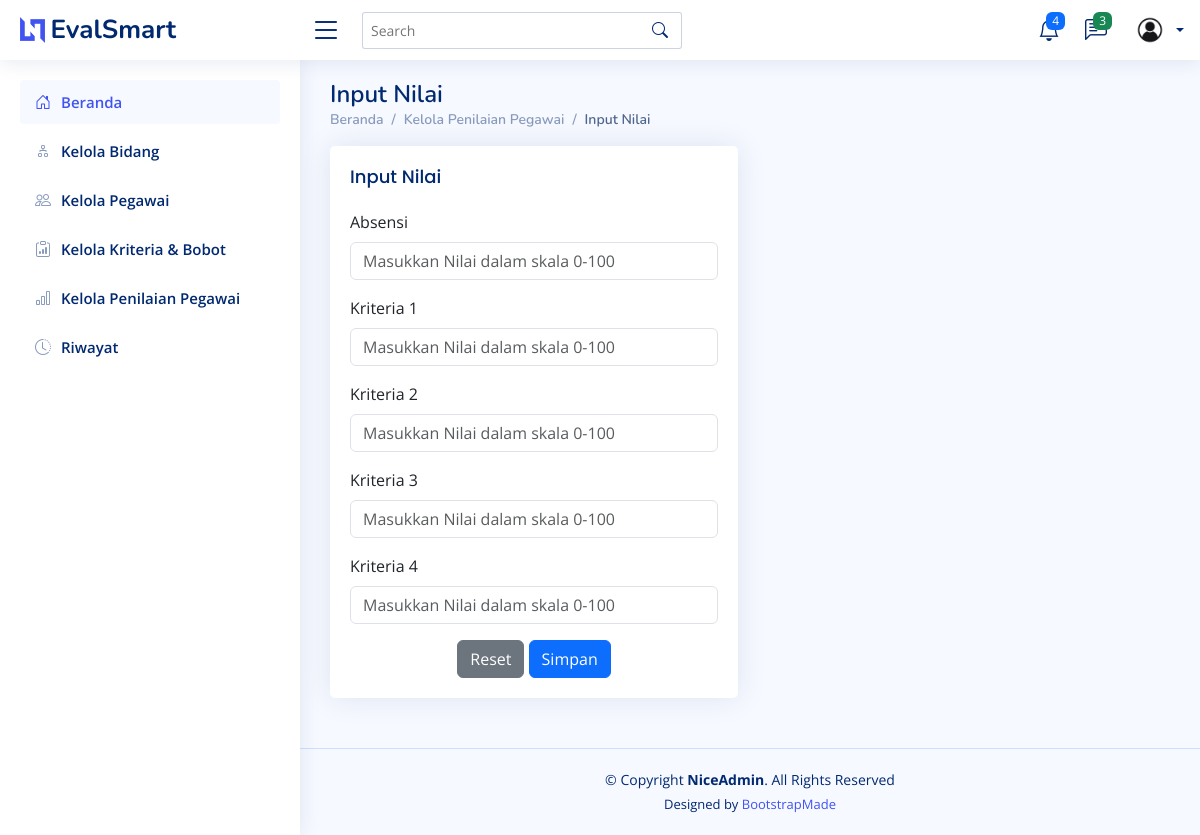
/penilaian/input-nilai/3/, run on an earlier commit of the app's database.
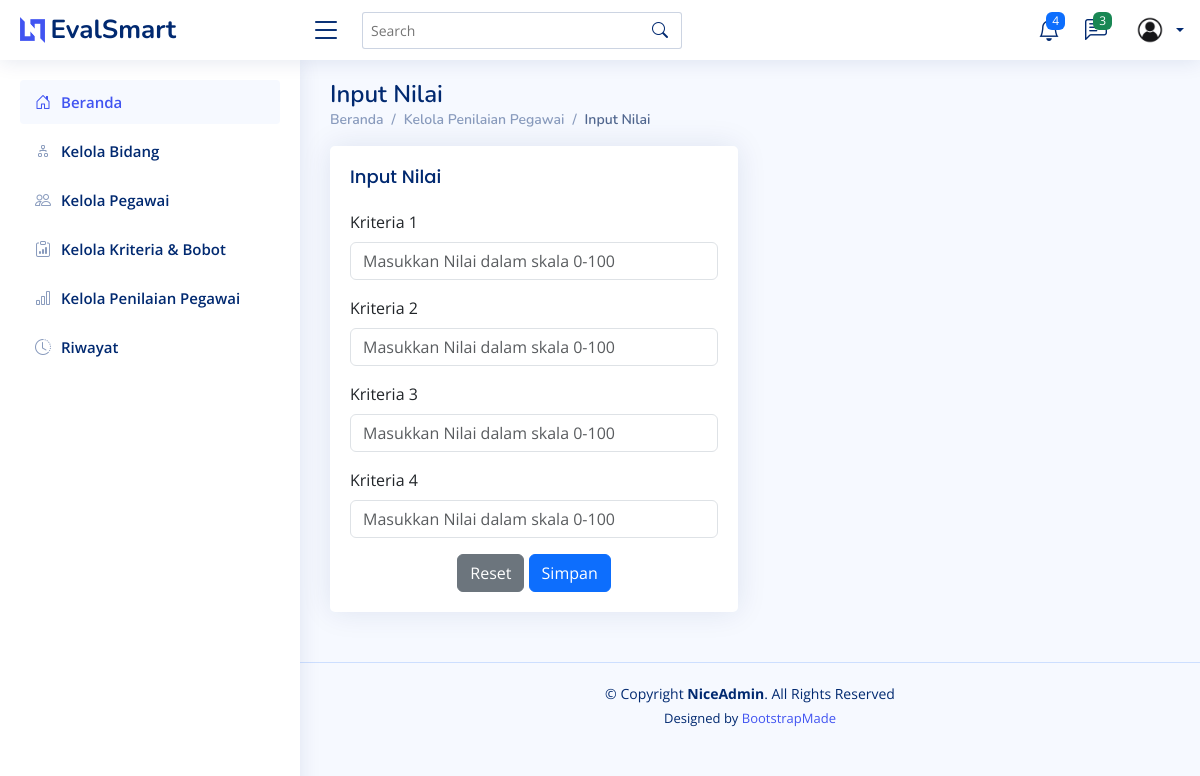
And on a later commit of the database.
### testing/models.py (models this page shows, shortened)
class Kriteria(models.Model):
    TIPE_CHOICES = [
        ('benefit', 'Benefit'),
        ('cost', 'Cost'),
    ]
    id = models.AutoField(primary_key=True)  # ID otomatis
    nama = models.CharField(max_length=100)  # Nama kriteria
    bobot = models.FloatField(default=0, null=False, blank=False)  # Bobot, default 0
    tipe = models.CharField(max_length=10, choices=TIPE_CHOICES, default='benefit')  # Tipe kriteria (Benefit/Cost)
    class Meta:
        verbose_name_plural = "Kriteria"
        ordering = ['nama']  # Urutkan berdasarkan nama secara default

### testing/views.py (the view, shortened to what this page needs)
# urls.py: path("penilaian/input-nilai/<int:id>/", views.input_nilai, name="input_nilai"),
def input_nilai(request, id):
    penilaian = get_object_or_404(Penilaian, id=id)  # Ambil data Penilaian berdasarkan ID
    kriteria_list = Kriteria.objects.all()          # Ambil semua kriteria
    context = {
        'penilaian': penilaian,
        'kriteria_list': kriteria_list,
    }
    return render(request, 'input_nilai.html', context)

### testing/templates/input_nilai.html (shortened to what this page needs)
<!DOCTYPE html>
<html lang="en">
  <head>
    {% load static %}
    <link href="{% static 'assets/vendor/bootstrap/css/bootstrap.min.css' %}" rel="stylesheet" />
    <link href="{% static 'assets/vendor/bootstrap-icons/bootstrap-icons.css' %}" rel="stylesheet" />
    <link href="{% static 'assets/vendor/boxicons/css/boxicons.min.css' %}" rel="stylesheet" />
    <link href="{% static 'assets/vendor/quill/quill.snow.css' %}" rel="stylesheet" />
    <link href="{% static 'assets/vendor/quill/quill.bubble.css' %}" rel="stylesheet" />
    <link href="{% static 'assets/vendor/remixicon/remixicon.css' %}" rel="stylesheet" />
    <link href="{% static 'assets/vendor/simple-datatables/style.css' %}" rel="stylesheet" />
    <link href="{% static 'assets/css/style.css' %}" rel="stylesheet" />
  </head>
  <body>
    {% include 'partials/header.html' %}
    {% include 'partials/sidebar.html' %}
    <main id="main" class="main">
      <div class="pagetitle">
        <h1>Input Nilai</h1>
        <nav>
          <ol class="breadcrumb">
            <li class="breadcrumb-item">
              <a href="{% url 'home' %}">Beranda</a>
            </li>
            <li class="breadcrumb-item">Kelola Penilaian Pegawai</li>
            <li class="breadcrumb-item active">Input Nilai</li>
          </ol>
        </nav>
      </div>
      <section class="section">
        <div class="row">
          <div class="col-lg-6">
            <div class="card">
              <div class="card-body">
                <h5 class="card-title">Input Nilai</h5>
                <form class="row g-3" method="post">
                    {% for kriteria in kriteria_list %}
                    <div class="col-12">
                        <label for="{{ kriteria.nama }}" class="form-label">{{ kriteria.nama }}</label>
                        <input type="number" class="form-control" id="{{ kriteria.nama }}" name="{{ kriteria.nama }}"
                               placeholder="Masukkan Nilai dalam skala 0-100" />
                    </div>
                    {% endfor %}
                    <div class="text-center">
                        <button type="reset" class="btn btn-secondary">Reset</button>
                        <button type="submit" class="btn btn-primary">Simpan</button>
                    </div>
                </form>
              </div>
            </div>
          </div>
        </div>
      </section>
    </main>
    <footer id="footer" class="footer">
      <div class="copyright">
        &copy; Copyright <strong><span>NiceAdmin</span></strong>. All Rights Reserved
      </div>
      <div class="credits">
        Designed by <a href="https://bootstrapmade.com/">BootstrapMade</a>
      </div>
    </footer>
  </body>
</html>

What changed in the data, as far as the page shows it:
removed Kriteria: nama "Absensi"
